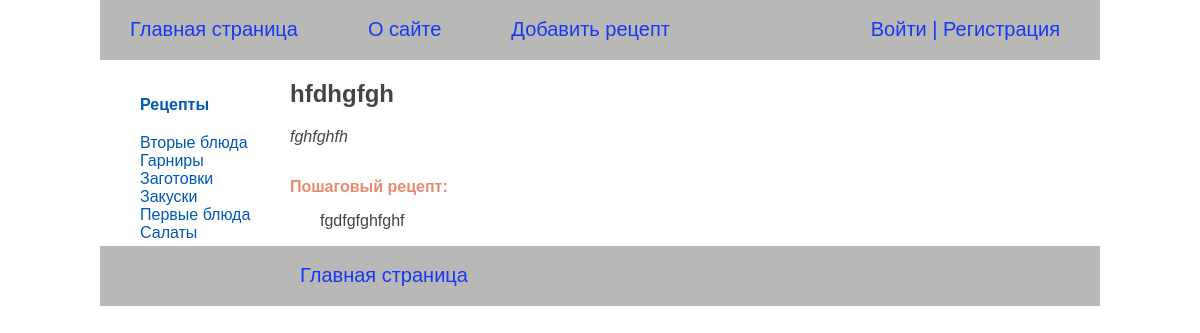
/detail/16/, run on the app's committed database.
### recipeapp/models.py (models this page shows, shortened)
class Category(models.Model):
    category_name = models.CharField(max_length=100, db_index=True, verbose_name='Категория')
    category_slug = models.SlugField(max_length=100, unique=True, db_index=True, verbose_name='Slug')
    class Meta:
        verbose_name = 'Категория'
        verbose_name_plural = 'Категории'
    def get_absolut_url(self):
        return reverse('category', kwargs={'category_slug': self.category_slug})

class RecipeBase(models.Model):
    recipe_title = models.CharField(max_length=255, verbose_name='Название рецепта')
    photos = models.ImageField(upload_to='photos/%Y/%m/%d',
                               default=None,
                               blank=True,
                               null=True,
                               verbose_name='Изображение')
    short_description = models.TextField(blank=True, verbose_name='Короткое описание')
    cooking_description = models.TextField(blank=True, verbose_name='Пошаговый рецепт')
    time_create = models.DateTimeField(auto_now_add=True)
    time_update = models.DateTimeField(auto_now=True, verbose_name='Дата изменения')
    category = models.ForeignKey('Category', on_delete=models.PROTECT, related_name='cat_recipe',
                                 verbose_name='Категория')
    recipe_ingredients = models.ManyToManyField(
        Ingredients,
        related_name='ingredients_recipe',
        through='Composition',
        verbose_name="Ингредиенты"
    )
    author = models.ForeignKey(
        get_user_model(),
        on_delete=models.SET_NULL,
        related_name='recipes',
        null=True,
        default=None,
        verbose_name="Автор")
    class Meta:
        ordering = ['recipe_title']

### recipeapp/views.py (the view)
# urls.py: path('detail/<int:detail_id>/', ShowDetail.as_view(), name='detail'),
class ShowDetail(DataMixin, DetailView):
    template_name = 'recipeapp/details.html'
    pk_url_kwarg = 'detail_id'
    context_object_name = "recipe"
    def get_context_data(self, **kwargs):
        context = super().get_context_data(**kwargs)
        return self.get_mixin_context(
            context,
            composition=Composition.objects.filter(recipe_id=self.kwargs['detail_id']),
            title=context['recipe'].recipe_title,
        )
    def get_object(self, queryset=None):
        return get_object_or_404(RecipeBase, id=self.kwargs[self.pk_url_kwarg])

### recipeapp/templatetags/recipe_tags.py (called while the page is built)
@register.inclusion_tag('recipeapp/list_categories.html')
def show_categories(category_selected_id=0):
    categories = Category.objects.annotate(total=Count('cat_recipe')).filter(total__gt=0)
    return {'categories': categories, 'category_selected': category_selected_id}

### recipeapp/utils.py (called while the page is built)
    def get_mixin_context(self, context, **kwargs):
        context['recipe_selected'] = None
        context.update(kwargs)
        return context

### users/context_processors.py (called while the page is built)
def get_recipe_context(request):
    return {'mainmenu': menu}

### recipeapp/templates/recipeapp/details.html (shortened to what this page needs)
{% extends 'base.html' %}
{% block content %}
  <h1>{{ recipe.recipe_title }}</h1>
  <div class="short_description">
    {{ recipe.short_description|linebreaks }}
  </div>
  <div>
    <p class="step-recipe">Пошаговый рецепт:</p>
  </div>
  <div class="cooking_description">
    {{ recipe.cooking_description|linebreaks }}
  </div>
{% endblock %}

### recipeapp/templates/recipeapp/list_categories.html
{% for category in categories %}
    {% if category.id == category_selected %}
        <li class="selected">{{ category.category_name }}</li>
    {% else %}
        <li class="selected_cat"><a href="{{ category.get_absolut_url }}">{{ category.category_name }}</a></li>
    {% endif %}
{% endfor %}

### recipeapp/static/recipeapp/css/styles.css (style rules this page uses)
html, body { font-family: 'Arial'; margin: 0; padding: 0; height: 100%; width: 100%; color: #444; }
a { color: #0059b2; text-decoration: none; }
.selected_cat { color: #0227cc; }
.short_description { font-style: italic; }
.cooking_description { max-width: 600px; padding-left: 30px; }
.step-recipe { color: #e16d4ac8; font-weight: 700; }

### data on the page
Category: category_name "Вторые блюда"
Category: category_name "Гарниры"
Category: category_name "Заготовки"
Category: category_name "Закуски"
Category: category_name "Первые блюда"
Category: category_name "Салаты"
RecipeBase: recipe_title "hfdhgfgh", short_description "fghfghfh", cooking_description "fgdfgfghfghf"

### other printed values
{{ m.title }} "О сайте" "Добавить рецепт"
